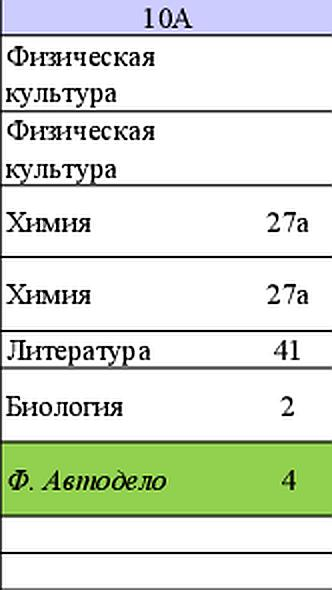
#> input picture res.jpg, 332 x 590 px
$ python -i Classes.py   (imports and definitions only)   (older library calls are emulated)
#> lines starting #> are read from the running program, lines starting #| are printed output that depends on the picture
### bot/database/DataBases.py
import sqlite3

import pendulum

from bot.stuff import Utilities
from bot.stuff.Config import Config
from bot.stuff.Utilities import FORMAT, TZ


def GetTodayDate():
    if Config.REDIRECT_DATE:
        return Config.REDIRECT_DATE
    return pendulum.now(TZ).__format__(FORMAT)


class UserBase:
    def __init__(self):
        self.UserBase = sqlite3.connect(Config.PATH + 'data/Users.db')
        self.cur = self.UserBase.cursor()

    # [214 lines left out: functions SQL, AllUsers, DistributeClassUsers, DistributeParallelUsers, DistributeSchedule, CheckUserInBase and 7 more, not called in this run]


class ConsoleBase:
    def __init__(self):
        self.ConsoleBase = sqlite3.connect(Config.PATH + 'data/Console.db')

    # [18 lines left out: functions GetState, ChangeState, not called in this run]


class StatisticsBase:
    def __init__(self):
        self.UserBase = sqlite3.connect(Config.PATH + 'data/Users.db')

    # [16 lines left out: function GetMainStatistics, not called in this run]


class ScheduleBase:
    def __init__(self):
        self.SchedulesBase = sqlite3.connect(Config.PATH + 'data/Schedules.db')

    # [148 lines left out: functions MainUpdate, ClassesUpdate, NewUpdateDay, DeltaUpdateMain, DeltaUpdateClasses, UploadedClass and 7 more, not called in this run]


class SettingsBase:
    def __init__(self):
        self.SettingsBase = sqlite3.connect(Config.PATH + 'data/Settings.db')

    # [37 lines left out: functions GetSettings, NewDay, ChangeSettings, not called in this run]


class ParseBase:
    def __init__(self):
        self.ParseBase = sqlite3.connect(Config.PATH + 'data/Parse.db')

    # [40 lines left out: functions GetParseSchedules, AddToParse, DeleteFromParse, SetParseTime, GetParseTime, CheckParseTime, not called in this run]


class HomeworkBase:
    def __init__(self):
        self.HomeworkBase = sqlite3.connect(Config.PATH + 'data/Homework.db')

    # [48 lines left out: functions NewDay, AddHomework, GetHomework, DeleteHomework, not called in this run]

### bot/schedule/Classes.py
from os import remove, mkdir, path

import pendulum
from PIL import Image, ImageDraw, ImageFont
from pendulum import from_timestamp

from bot.database.DataBases import ScheduleBase
from bot.stuff import Utilities
from bot.stuff.Config import Config
from bot.stuff.Utilities import TZ


def OnlyHeaders(image):
    width, height = image.size
    result = Image.new('RGB', (width, height))
    for i in range(width):
        for j in range(height):
            color = image.getpixel((i, j))
            if color == (204, 204, 255):
                result.putpixel((i, j), color)
    return result


# [31 lines left out: functions FindParallels, FindLetters, not called in this run]


def FindClasses(image):
    marking = {}
    img = OnlyHeaders(image)
    parallels = FindParallels(img)
    letters = FindLetters(img, parallels[5])
    for cls in Utilities.CLASSES:
        num, letter = int(cls[:-1]), cls[-1:]
        marking.update({cls: ((letters[letter], letters[Utilities.NEXT_LETTER[letter]]), parallels[num])})
    marking.update({'parallels': parallels, 'letters': letters})
    return marking


# [53 lines left out: functions CropClass, CropAllClasses, DateWatermark, UpdateWatermark, Watermarks, not called in this run]

>>> import cv2
>>> picture = cv2.imread('../../res.jpg', cv2.IMREAD_GRAYSCALE)
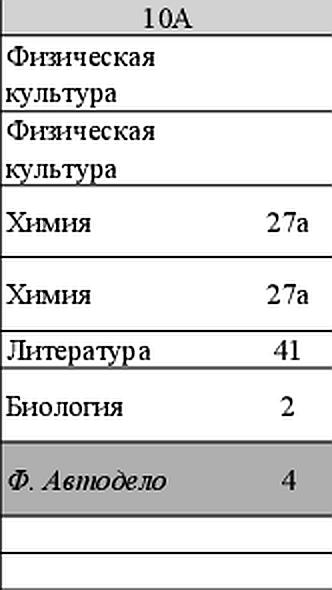
#> picture: shape (590, 332); min 0, max 255, mean 221.4
#> (the run stopped early here; a loop or call above may not have finished)
